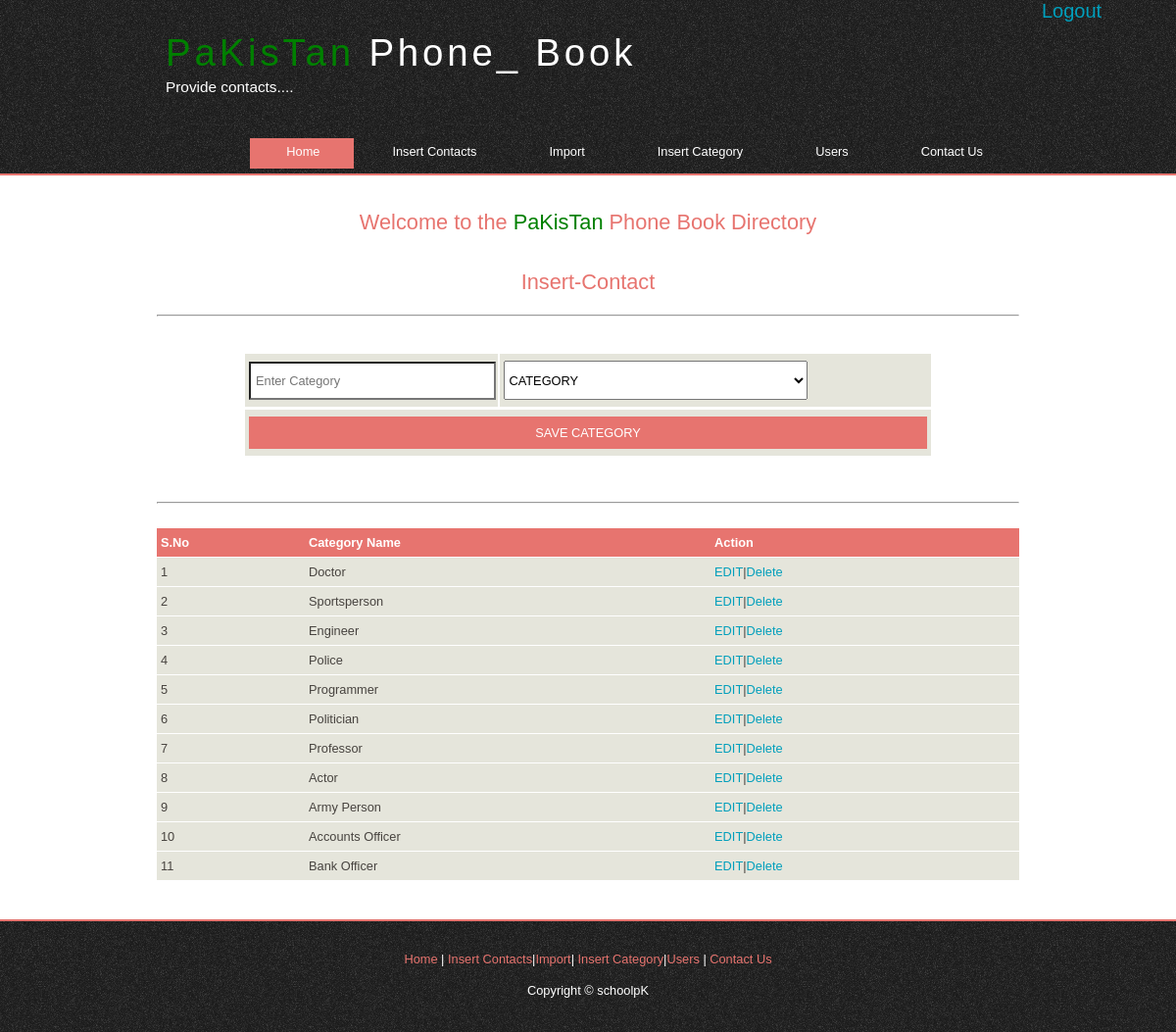
/insert_cat.php (signed in), run on the app's committed database.
### tables this page shows
CREATE TABLE `category` (
  `cat_id` int(11) NOT NULL,
  `cat_name` varchar(255) NOT NULL
);

### insert_cat.php (the view, shortened to what this page needs)
<?PHP
    require 'common/sql_connection.php';
    $userId = $_SESSION['user_id'] ?? "";
    $userRoll = $_SESSION['user_role'] ?? "";
    if($userId != "" && $userRoll=='admin')
    {
?>
<!DOCTYPE HTML>
<html>
<?php require 'common/top_header.php' ?>
<body>
  <div id="main">
    <?php require 'common/nav_header.php' ?>
    <div id="site_content">
        <h1 class="bdr text-center">Welcome to the <span class="clr-green">PaKisTan</span> Phone Book Directory</h1>
        <h1 class="bdr text-center">Insert-Contact</h1>
        <hr></hr>
         <p class="msg-success"><?php
                               ?> </p >
          <form action="" class="bdr" method="post">
          <div class="form_settings text-center">
            <table class="cat-table">
              <tr>
                  <td >
                    <input type="text" class="cat-long-text" name="cat_name" placeholder="Enter Category" required/>
                  </td>
                  <td >
                    <select id="id" name="category" class="select-tag2">
                        <option value="1">CATEGORY</option>
                      </select>
                  </td>
              </tr>
             <tr>
              <td colspan="2"><input class="submit sign-up" type="submit" name="btn_save" value="SAVE CATEGORY" /></td>
             </tr>
            </table>
          </div>
        </form>
        <br><hr></hr><br>
<table style="width:100%; border-spacing:0;">
          <tr>
            <th>S.No</th>
            <th>Category Name</th>
            <th>Action</th>
          </tr>
          <?php
               $sql = "SELECT * FROM category";
              $rs = mysqli_query($db_link,$sql);
              $i=0;
              while ($data1 = mysqli_fetch_assoc($rs)) {
                echo '<tr>
                      <td>'.++$i.'</td>
                      <td>'.$data1['cat_name'].'</td>
                      <td class="text-dec"><a href="actions/update_cat.php?u_id='.$data1['cat_id'].'">EDIT</a>|<a href="actions/delete_cat.php?del_id='.$data1['cat_id'].'">Delete</a></td>
                      </tr>';
                      }
         ?>
        </table>
  </div>
    <?php require 'common/footer.php' ?>
  </div>
</body>
</html>
<?php
}
else{
  header('location:index.php');
}
?>

### style/style.css (style rules this page uses)
html { height: 100%; }
* { margin: 0; padding: 0; }
body { font: normal .80em 'trebuchet ms', arial, sans-serif; background: #FFF; color: #555; }
p { padding: 0 0 20px 0; line-height: 1.7em; }
h1, h2, h3, h4, h5, h6 { color: #E7746F; letter-spacing: 0em; padding: 0 0 5px 0; }
h1, h2, h3 { font: normal 170% 'century gothic', arial; margin: 0 0 15px 0; padding: 15px 0 5px 0; }
a, a:hover { outline: none; text-decoration: underline; color: #009FBC; }
#main, #logo, #menubar, #site_content, #footer { margin-left: auto; margin-right: auto; }
#site_content { width: 880px; overflow: hidden; margin: 20px auto 0 auto; padding: 0 0 10px 0; }
.form_settings { margin: 15px 0 0 0; }
.form_settings input, .form_settings textarea { padding: 5px; width: 299px; height: 25px; font: 100% arial; border: 1px solid #E5E5DB .9; background: #FFF; color: #47433F; }
.form_settings .submit { font: 100% arial; border: 0; width: 99px; height: 33px; padding: 2px 0 3px 0; cursor: pointer; background: #E7746F; color: #FFF; transition-duration: 0.7s; }
.form_settings textarea, .form_settings select { font: 100% arial; width: 299px; }
.form_settings select { width: 310px; }
table { margin: 10px 0 30px 0; }
table tr th, table tr td { background: #E7746F; color: #FFF; padding: 7px 4px; text-align: left; }
table tr td { background: #E5E5DB; color: #47433F; border-top: 1px solid #FFF; }
.cat-table { width: 80%; margin-left: 10%; }
.cat-long-text { width: 95% !important; }
.sign-up { width: 100% !important; }
.text-center { text-align: center; }
.clr-green { color: green; }
.text-dec a { text-decoration: none; transition-duration: 0.7s; }
.msg-success { color:limegreen; text-align: center; font-size: 20px; font-weight: bold; }
.select-tag2 { height: 40px !important; }

### data on the page
category: cat_name "Doctor"
category: cat_name "Sportsperson"
category: cat_name "Engineer"
category: cat_name "Police"
category: cat_name "Programmer"
category: cat_name "Politician"
category: cat_name "Professor"
category: cat_name "Actor"
category: cat_name "Army Person"
category: cat_name "Accounts Officer"
category: cat_name "Bank Officer"
